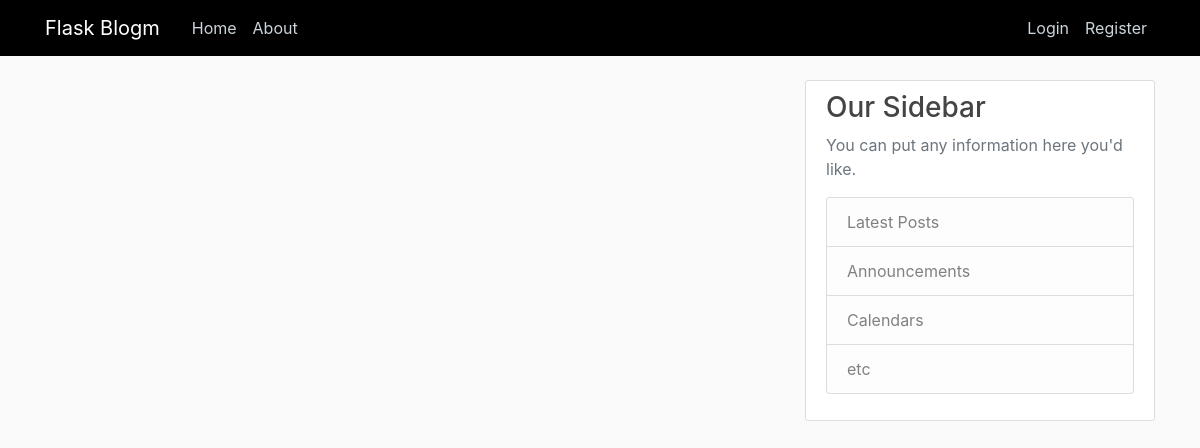
The app's page /home, older data.
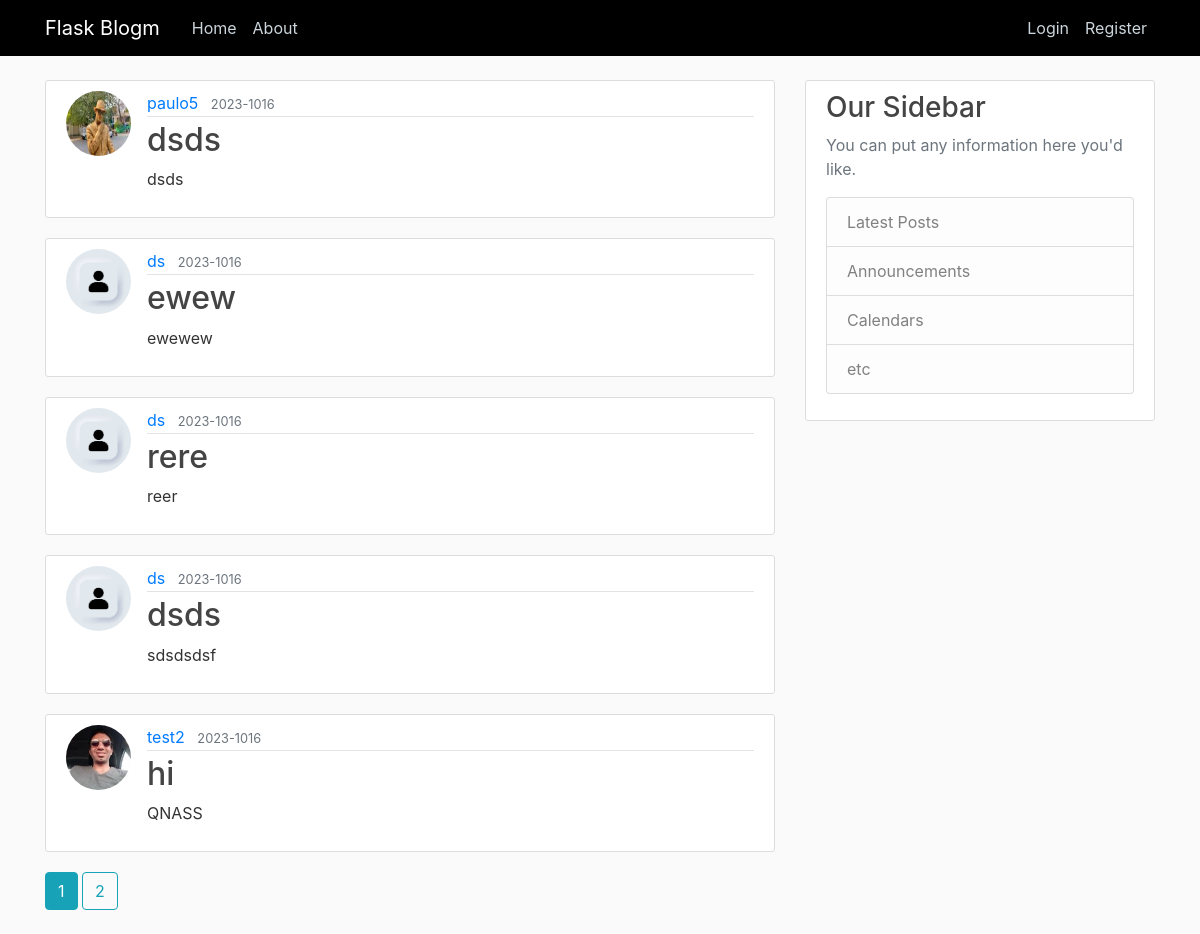
The same page, newer data.
### flaskblog/models.py (models this page shows, shortened)
class Posts(db.Model):
    id:int = db.Column(db.Integer, primary_key=True)
    title:str = db.Column(db.String(100), nullable=False)
    date:datetime = db.Column(db.DateTime, nullable=False, default=datetime.utcnow)
    content:str = db.Column(db.Text, nullable=False)
    user_id:int = db.Column(db.Integer, db.ForeignKey('users.id'), nullable=False)

class Users(db.Model,UserMixin):
    id:int = db.Column(db.Integer, primary_key=True)
    Username:str = db.Column(db.String(20), unique=True, nullable=False)
    Email:str= db.Column(db.String(100), unique=True, nullable=False, )
    Image_file:str = db.Column(db.String(20), nullable=False,
                           default='default.jpg')
    password:str = db.Column(db.String(60), nullable=False)
    post = db.relationship('Posts', backref='author', lazy=True)

### flaskblog/main/routes.py (the view)
@main.route("/")
@main.route("/home")
def home():
    page=request.args.get('page',1,type=int)
    post=Posts.query.order_by(Posts.date.desc()).paginate(page=page,per_page=5)
    return render_template('home.html', posts=post)

### flaskblog/templates/home.html
{% extends "layout.html"%}
{% block content %}
{% for post in posts.items%}
<article class="media content-section">
  <img class="rounded-circle article-img" src="{{url_for('static',filename='profile_pic/'+post.author.Image_file) }}">
  <div class="media-body">
    <div class="article-metadata">
      <a class="mr-2" href="{{url_for('users.user_posts',username=post.author.Username)}}">{{ post.author.Username
        }}</a>
      <small class="text-muted">{{ post.date.strftime('%Y-%m%d') }}</small>
    </div>
    <h2><a class="article-title" href="{{url_for('posts.post',Posts_id=post.id)}}">{{ post.title }}</a></h2>
    <p class="article-content">{{ post.content }}</p>
  </div>
</article>
{%endfor%}
{%for page_num in posts.iter_pages(left_edge=1,right_edge=1,left_current=1,right_current=2)%}
{%if page_num%}
{%if posts.page== page_num%}
<a class="btn btn-info mb-4" href="{{url_for('main.home',page=page_num)}}">{{page_num}}</a>
{%else%}
<a class="btn btn-outline-info mb-4" href="{{url_for('main.home',page=page_num)}}">{{page_num}}</a>
{%endif%}
{%else%}
...
{%endif%}
{%endfor%}
{%endblock content%}

### flaskblog/templates/layout.html (shortened to what this page needs)
<!DOCTYPE html>
<html lang="en">
<head>
  <link rel="stylesheet" href="https://cdn.jsdelivr.net/npm/bootstrap@4.3.1/dist/css/bootstrap.min.css"
>
  <link rel="stylesheet" type="text/css" href="{{ url_for('static', filename='main.css') }}">
</head>
<body>
  <header class="site-header">
    <nav class="navbar navbar-expand-md navbar-dark bg-steel fixed-top">
      <div class="container">
        <a class="navbar-brand mr-4" href="/">Flask Blogm</a>
        <div class="collapse navbar-collapse" id="navbarToggle">
          <div class="navbar-nav mr-auto">
            <a class="nav-item nav-link" href="{{url_for('main.home')}}">Home</a>
            <a class="nav-item nav-link" href="{{url_for('main.about')}}">About</a>
          </div>
          <div class="navbar-nav">
            {% if current_user.is_authenticated%}
            <a class="nav-item nav-link" href="{{url_for('users.logout')}}">Logout</a>
            <a class="nav-item nav-link" href="{{url_for('users.account')}}">Account</a>
            <a class="nav-item nav-link" href="{{url_for('posts.new_post')}}">New post</a>
            {%else%}
            <a class="nav-item nav-link" href="{{url_for('users.login')}}">Login</a>
            <a class="nav-item nav-link" href="{{url_for('users.register')}}">Register</a>
            {%endif%}
          </div>
        </div>
      </div>
    </nav>
  </header>
  <main role="main" class="container">
    <div class="row">
      <div class="col-md-8">
        {% block content %}{% endblock %}
      </div>
      <div class="col-md-4">
        <div class="content-section">
          <h3>Our Sidebar</h3>
          <p class='text-muted'>You can put any information here you'd like.
          <ul class="list-group">
            <li class="list-group-item list-group-item-light">Latest Posts</li>
            <li class="list-group-item list-group-item-light">Announcements</li>
            <li class="list-group-item list-group-item-light">Calendars</li>
            <li class="list-group-item list-group-item-light">etc</li>
          </ul>
          </p>
        </div>
      </div>
    </div>
  </main>
</body>
</body>
</html>

### flaskblog/static/main.css (style rules this page uses)
body { background: #fafafa; color: #333333; margin-top: 5rem; }
h1, h2, h3, h4, h5, h6 { color: #444444; }
.bg-steel { background-color: #000000; }
.site-header .navbar-nav .nav-link { color: #cbd5db; }
.content-section { background: #ffffff; padding: 10px 20px; border: 1px solid #dddddd; border-radius: 3px; margin-bottom: 20px; }
.article-title { color: #444444; }
.article-content { white-space: pre-line; }
.article-img { height: 65px; width: 65px; margin-right: 16px; }
.article-metadata { padding-bottom: 1px; margin-bottom: 4px; border-bottom: 1px solid #e3e3e3 }

Row changes from the older to the newer data that the page shows:
added Posts: Image_file (picture), author.Username "paulo5", date "2023-1016", title "dsds", content "dsds"
added Posts: Image_file (placeholder picture), author.Username "ds", date "2023-1016", title "ewew", content "ewewew"
added Posts: Image_file (placeholder picture), author.Username "ds", date "2023-1016", title "rere", content "reer"
added Posts: Image_file (placeholder picture), author.Username "ds", date "2023-1016", title "dsds", content "sdsdsdsf"
added Posts: Image_file (picture), author.Username "test2", date "2023-1016", title "hi", content "QNASS"
Text that changed along with them:
new list line: "1"
new list line: "2"
